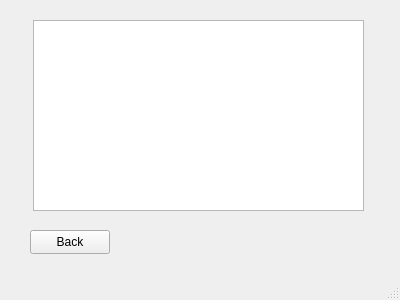
<?xml version="1.0" encoding="UTF-8"?>
<ui version="4.0">
 <class>prescription</class>
 <widget class="QMainWindow" name="prescription">
  <property name="geometry">
   <rect>
    <x>0</x>
    <y>0</y>
    <width>400</width>
    <height>300</height>
   </rect>
  </property>
  <property name="windowTitle">
   <string>MainWindow</string>
  </property>
  <widget class="QWidget" name="centralwidget">
   <widget class="QPushButton" name="pushButton">
    <property name="geometry">
     <rect>
      <x>30</x>
      <y>230</y>
      <width>80</width>
      <height>24</height>
     </rect>
    </property>
    <property name="text">
     <string>Back</string>
    </property>
   </widget>
   <widget class="QTextEdit" name="textEdit">
    <property name="geometry">
     <rect>
      <x>33</x>
      <y>20</y>
      <width>331</width>
      <height>191</height>
     </rect>
    </property>
    <property name="font">
     <font>
      <pointsize>11</pointsize>
     </font>
    </property>
    <property name="html">
     <string>&lt;!DOCTYPE HTML PUBLIC &quot;-//W3C//DTD HTML 4.0//EN&quot; &quot;http://www.w3.org/TR/REC-html40/strict.dtd&quot;&gt;
&lt;html&gt;&lt;head&gt;&lt;meta name=&quot;qrichtext&quot; content=&quot;1&quot; /&gt;&lt;meta charset=&quot;utf-8&quot; /&gt;&lt;style type=&quot;text/css&quot;&gt;
p, li { white-space: pre-wrap; }
hr { height: 1px; border-width: 0; }
li.unchecked::marker { content: &quot;\2610&quot;; }
li.checked::marker { content: &quot;\2612&quot;; }
&lt;/style&gt;&lt;/head&gt;&lt;body style=&quot; font-family:'Segoe UI'; font-size:11pt; font-weight:400; font-style:normal;&quot;&gt;
&lt;p style=&quot;-qt-paragraph-type:empty; margin-top:0px; margin-bottom:0px; margin-left:0px; margin-right:0px; -qt-block-indent:0; text-indent:0px;&quot;&gt;&lt;br /&gt;&lt;/p&gt;&lt;/body&gt;&lt;/html&gt;</string>
    </property>
   </widget>
  </widget>
  <widget class="QMenuBar" name="menubar">
   <property name="geometry">
    <rect>
     <x>0</x>
     <y>0</y>
     <width>400</width>
     <height>21</height>
    </rect>
   </property>
  </widget>
  <widget class="QStatusBar" name="statusbar"/>
 </widget>
 <resources/>
 <connections/>
</ui>
